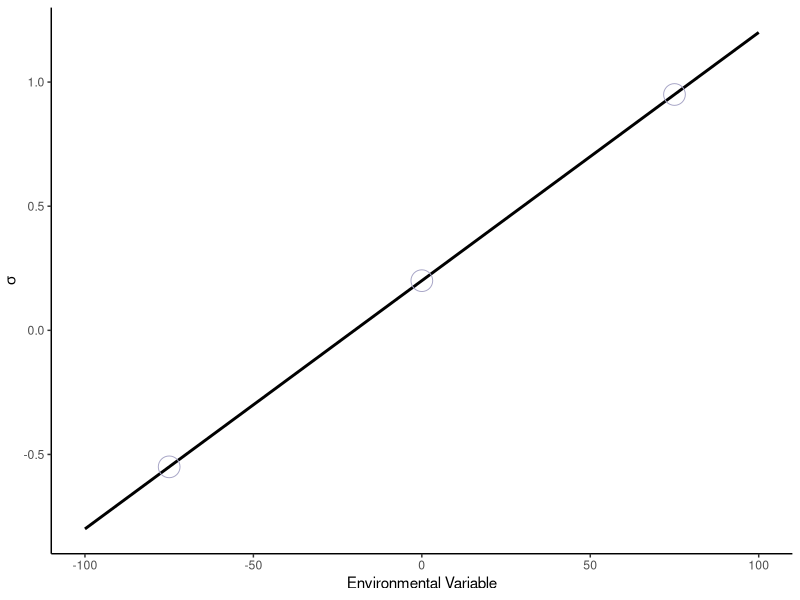
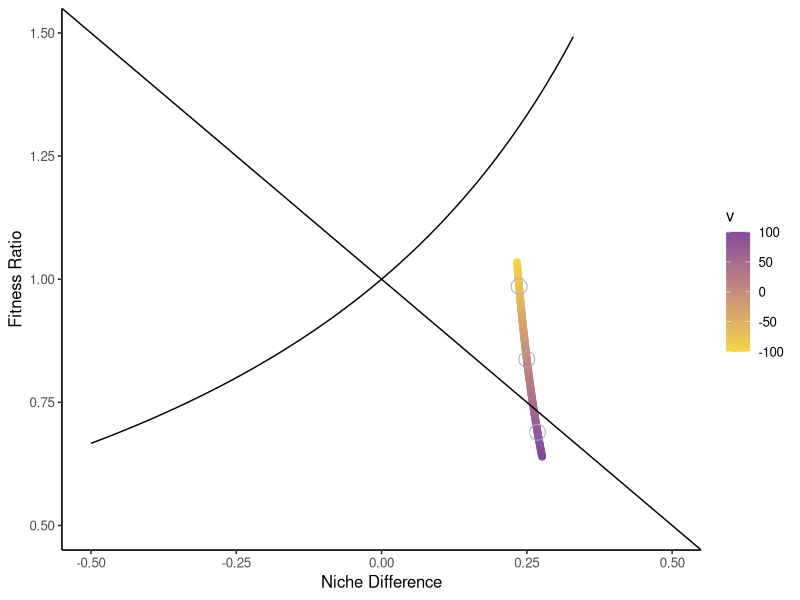

Reproduce these figures in R, in order.
##### GENERAL APPROACH #####

library(ggplot2)

coexist_plot <- function(d, sterile = FALSE){
  # d is a dataframe that includes the following:
  # Microbe independent competitive effects ("Caa", "Cab", "Cbb", "Cba")
  # Competition coefficients ("Aaa", "Aab", "Abb", "Aba")
  # Environmental gradient ("v")
  d$niche <- 1 - sqrt((d$Aba * d$Aab)/(d$Aaa * d$Abb))
  d$fit <- sqrt((d$Aaa * d$Aab) / (d$Abb * d$Aba))
  d$niche[d$Aaa > 0 | d$Abb > 0 | d$Aab > 0 | d$Aba > 0] <- NaN
  d$fit[d$Aaa > 0 | d$Abb > 0 | d$Aab > 0 | d$Aba > 0] <- NaN
  nicheS <- 1 - sqrt((d$Cba[1] * d$Cab[1])/(d$Caa[1] * d$Cbb[1]))
  fitS <- sqrt((d$Caa[1] * d$Cab[1]) / (d$Cbb[1] * d$Cba[1]))
  f <- function(x) 1 / (-x + 1)
  p <- ggplot(d, aes(x = niche, y = fit, color = v)) + 
    geom_point(size = 2) + geom_abline(slope = -1, intercept = 1) + 
    theme_classic(base_size = 12) + stat_function(fun=f) + xlim(-1, 1) + ylim(0, 2) + 
    xlab("Niche Difference") + ylab("Fitness Ratio") +
    scale_color_gradient(low = "#F5D544", high = "#844A9D")
  if(sterile == TRUE) p + geom_point(aes(x = nicheS, y = fitS), color = "#2F242C") else p
}

# Panel A contains a simple, example visual model of the system

# Panel B shows the scaling function for sigma

v <- -100:100
sig <- .2 + .01*v
dat <- cbind.data.frame(sig, v)
dat2 <- data.frame(v = c(-75, 0, 75), sig = c(.2 + .01*-75, .2 + .01*0, .2 + .01*75))
ggplot(data = dat, aes(x = v, y = sig)) + geom_smooth(color = "black") + 
  ylab(expression(sigma)) + xlab("Environmental Variable") + theme_classic() +
  geom_point(data = dat2, aes(x = v, y = sig), shape = 1, color = "#A7A5C6", size = 7)

# Panel C is a triptych plot showing the downstream effect of scaling sigma on alphas

v <- -100:100

Caa <- c(rep(-1, 201))
Cab <- c(rep(-.8, 201))
Cbb <- c(rep(-1.25, 201))
Cba <- c(rep(-.9, 201))

Pa <- c(rep(.2, 201))
Pb <- c(rep(.2, 201))

Sa <- c(rep(.2, 201))
Sb <- c(rep(.2, 201))

Sa2 <- Sa + .01*v

Aaa <- Caa + Pa*Sa2
Aba <- Cba + Pa*Sb
Abb <- Cbb + Pb*Sb
Aab <- Cab + Pa*Sa2

dat <- cbind.data.frame(v, Caa, Cab, Cbb, Cba, Aaa, Aba, Abb, Aab)

dat2 <- data.frame(v = c(-75, 0, 75), 
                   Aaa = c(-1 + .2*(.2+.01*-75), -1 + .2*(.2+.01*0), -1 + .2*(.2+.01*75)), 
                   Aba = rep(-.9 + .2*.2, 3), 
                   Abb = rep(-1.25 + .2*.2, 3), 
                   Aab = c(-.8 + .2*(.2+.01*-75), -.8 + .2*(.2+.01*0), -.8 + .2*(.2+.01*75)))
dat2$niche <- 1 - sqrt((dat2$Aba * dat2$Aab)/(dat2$Aaa * dat2$Abb))
dat2$fit <- sqrt((dat2$Aaa * dat2$Aab) / (dat2$Abb * dat2$Aba))

strokes <- dat2[, 2:5]*2 # numerical value for stroke sizes in alpha plot; strokes defined in illustrator

# Panel D contains the coexistence plot with the environmental gradient

coexist_plot(dat, sterile = FALSE) + 
  geom_point(data = dat2, aes(x = niche, y = fit), color = "#A7A5C6", size = 5, shape = 1) + 
  xlim(-0.5, 0.5) + ylim(0.5, 1.5)

